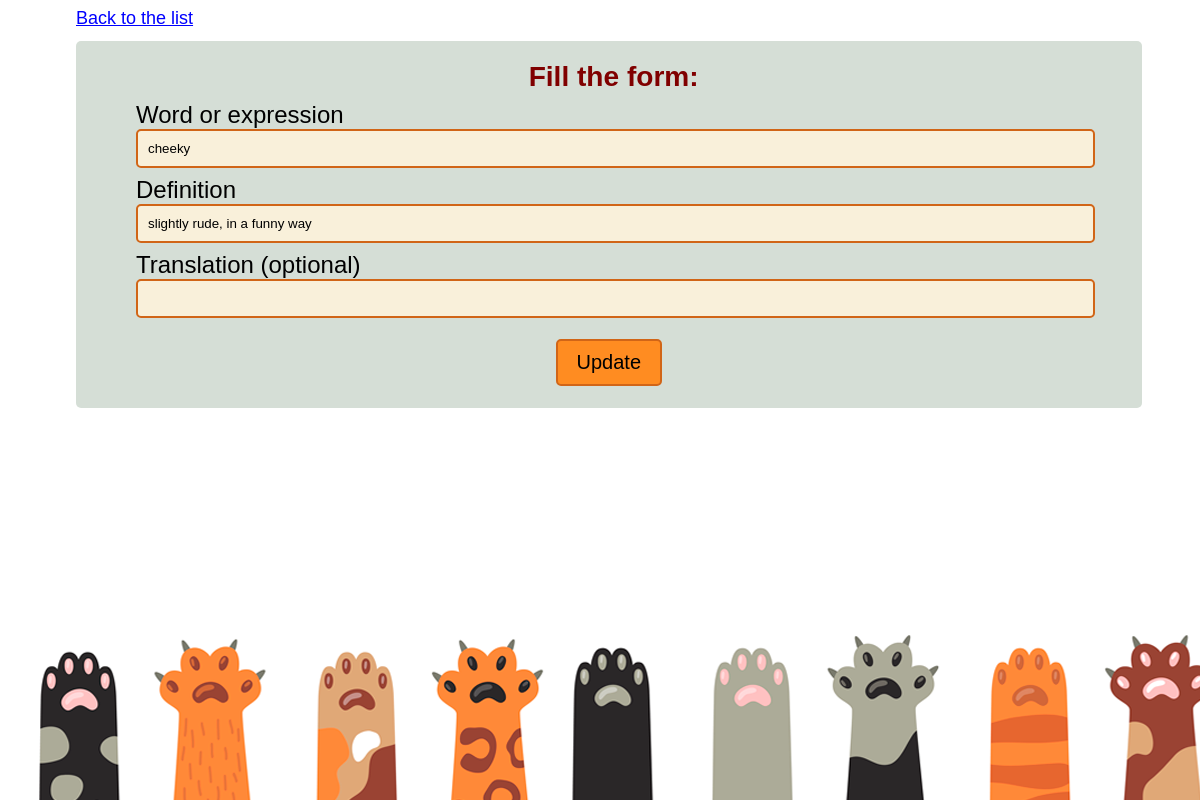
/edit_word/4/, run on an earlier commit of the app's database.
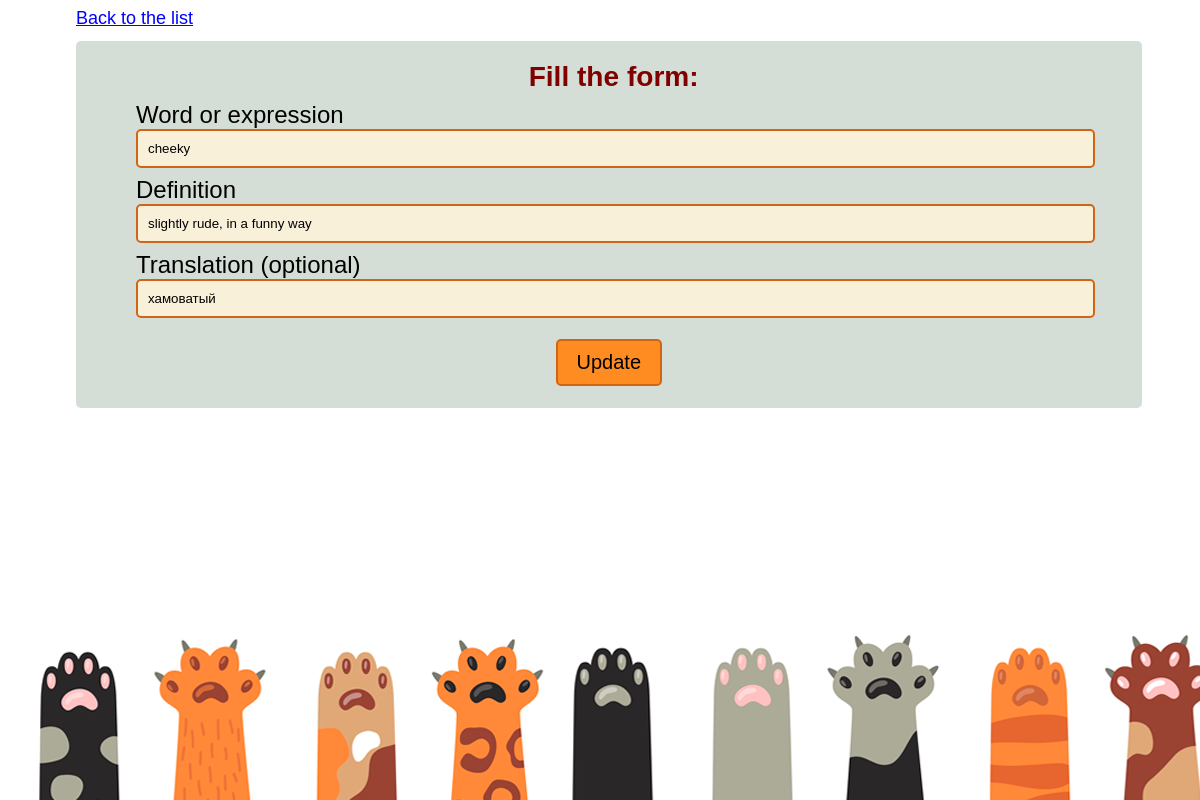
And on a later commit of the database.
### tables this page shows
CREATE TABLE vocabulary (
    word_id INTEGER NOT NULL PRIMARY KEY AUTOINCREMENT,
    word VARCHAR NOT NULL,
    description VARCHAR NOT NULL,
    word_translation VARCHAR
);

### main.py (the view, shortened to what this page needs)
@app.route("/edit_word/<int:word_id>/", methods=['GET', 'POST'])
def edit_word(word_id):
    if request.method == 'GET':
        edit_word = "Filling form"
        query = 'SELECT * FROM vocabulary WHERE word_id=?;'
        word = query_db(query, (word_id,))[0]
        return render_template('edit_word.html', edit_word=edit_word, word=word)

### main.py (called while the page is built)
def get_db():
    db = getattr(g, '_database', None)
    if db is None:
        db = g._database = sqlite3.connect(DATABASE)
    return db

@app.teardown_appcontext
def close_connection(exception):
    db = getattr(g, '_database', None)
    if db is not None:
        db.close()

def query_db(query, args=(), one=False):
    cur = get_db().execute(query, args)
    rv = cur.fetchall()
    cur.close()
    return (rv[0] if rv else None) if one else rv

### templates/edit_word.html (shortened to what this page needs)
<!DOCTYPE html>
<html lang="en">
<head>
    <link rel="stylesheet" href="/static/edit_word.css">
</head>
<div class="flex flex-center">
    <a href="/word_list/">Back to the list</a>
</div>
<body>
<form class="add_form" name="feedback" method="POST" action="/edit_word/{{word.0}}/">
    <div class="form_caption"><h3>Fill the form:</h3></div>
    <div>Word or expression</div>
    <input type="text" name="word" required="required" value="{{word.1}}">
    <div>Definition</div>
    <input type="text" name="description" required="required" value="{{word.2}}">
    <div>Translation (optional)</div>
    <input type="text" name="translation" value="{{word.3}}">
    <input type="submit" name="submit_btn" value="Update">
</form>
<div class="fixed-footer">
    <div class="container">
        <p><img src="/static/cat_new.png"
                alt="cat"
                align="top"/>
        </p>
    </div>
</div>
</body>
</html>

### static/edit_word.css (style rules this page uses)
a { font-family: "Gill Sans", sans-serif; font-size: 18px; width: 100%; height: 100%; display: flex; color: blue; margin-top: 0; margin-bottom: 2%; margin-left: 8px; }
h3 { font-family: "Gill Sans", sans-serif; width: 95%; height: 100%; text-align: center; color: #800000; padding-top:20px; margin-bottom: 0px; }
.fixed-footer { width: 95%; position: fixed; padding: 0; bottom: -3.8%; margin-left: 24px; margin-bottom: 0; }
.container { margin: 0 auto; }
.add_form { width: 90%; background: #d5ded6; margin-top: -16px; margin-left: 68px; box-sizing: border-box; border-radius: 5px; }
div { font-size: 24px; font-family: "Gill Sans", sans-serif; text-align: left; margin-left: 60px; margin-top: 8px; }
.add_form input { width: 90%; align-items: center; padding: 10px; box-sizing: border-box; border: 2px solid #d16517; border-radius: 5px; background: #F9F0DA; margin-left: 60px; }
.add_form input[type=submit] { font-family: "Gill Sans", sans-serif; width: 10%; margin-left: 45%; font-size: 20px; margin-top: 2%; margin-bottom: 2%; background: #ff8c21; }

What changed in the data, as far as the page shows it:
changed vocabulary "cheeky": translation (not shown) → "хамоватый"
